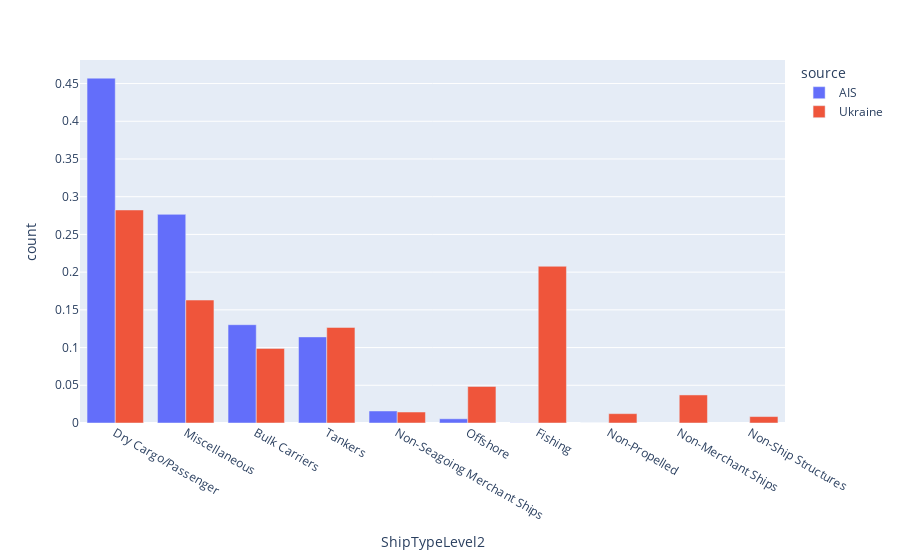

The notebook cell this image was saved under:
### Code cell
x = AIS_enriched.value_counts("ShipTypeLevel2", normalize = True)
y = ship_data_enriched.value_counts("ShipTypeLevel2", normalize = True)


temp = pd.concat(
    [x.reset_index().assign(source="AIS"),
     y.reset_index().assign(source="Ukraine")]
)
temp = temp.rename({0: "count"}, axis = 1)

fig = px.bar(temp, x='ShipTypeLevel2', y='count', color = "source", barmode='group')
fig.show()

### Figure 1 — Plotly figure (JSON) as saved in the notebook; plotly's stock layout.template omitted (floating-point values rounded to 4 significant figures)
{"data": [{"alignmentgroup": "True", "hovertemplate": "source=AIS<br>ShipTypeLevel2=%{x}<br>count=%{y}<extra></extra>", "legendgroup": "AIS", "marker": {"color": "#636efa", "pattern": {"shape": ""}}, "name": "AIS", "offsetgroup": "AIS", "orientation": "v", "showlegend": true, "textposition": "auto", "type": "bar", "visible": true, "x": ["Dry Cargo/Passenger", "Miscellaneous", "Bulk Carriers", "Tankers", "Non-Seagoing Merchant Ships", "Offshore", "Fishing", "Non-Propelled"], "xaxis": "x", "y": [0.4572, 0.2766, 0.1303, 0.1141, 0.01595, 0.005582, 0.0002, 2.499e-05], "yaxis": "y"}, {"alignmentgroup": "True", "hovertemplate": "source=Ukraine<br>ShipTypeLevel2=%{x}<br>count=%{y}<extra></extra>", "legendgroup": "Ukraine", "marker": {"color": "#EF553B", "pattern": {"shape": ""}}, "name": "Ukraine", "offsetgroup": "Ukraine", "orientation": "v", "showlegend": true, "textposition": "auto", "type": "bar", "x": ["Dry Cargo/Passenger", "Fishing", "Miscellaneous", "Tankers", "Bulk Carriers", "Offshore", "Non-Merchant Ships", "Non-Seagoing Merchant Ships", "Non-Propelled", "Non-Ship Structures"], "xaxis": "x", "y": [0.2824, 0.2078, 0.163, 0.1267, 0.09892, 0.04852, 0.03719, 0.01456, 0.01239, 0.008528], "yaxis": "y"}], "layout": {"autosize": true, "barmode": "group", "legend": {"title": {"text": "source"}, "tracegroupgap": 0}, "margin": {"t": 60}, "xaxis": {"anchor": "y", "autorange": true, "domain": [0, 1], "range": [-0.5, 9.5], "title": {"text": "ShipTypeLevel2"}, "type": "category"}, "yaxis": {"anchor": "x", "autorange": true, "domain": [0, 1], "range": [0, 0.4812], "title": {"text": "count"}, "type": "linear"}}}
